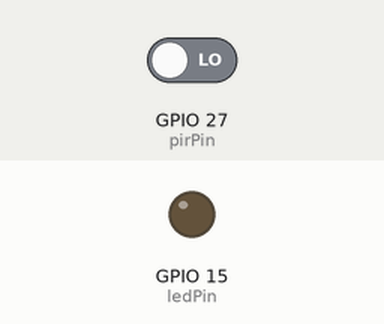
This sketch was run on a simulated ESP32. Shown: output pins drawn as LEDs (lit = HIGH). The test bench sets the inputs (shaded band); at power-on: GPIO 27 (pirPin) LOW. What the sketch prints to the serial monitor is not drawn.

Above: at 1.2 s.
1.3 s: GPIO 27 (pirPin) driven HIGH
At 1.9 s:
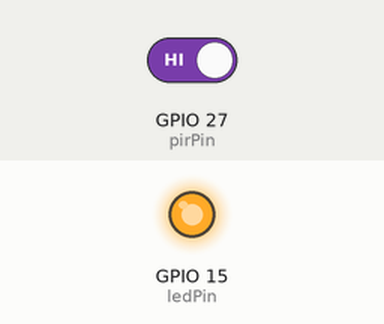
2.9 s: GPIO 27 (pirPin) driven LOW
At 4.4 s:
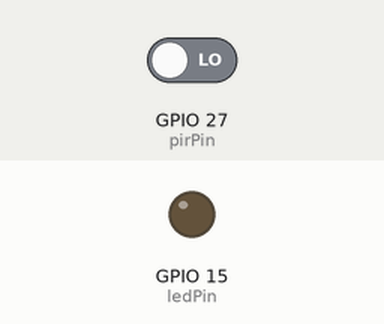
Timing chart, 0 to 5.9 s (numbered marks = the images above; inputs shaded):
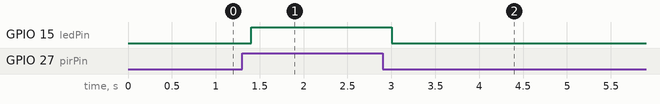

The sketch:

pir_led.ino
```cpp
const int pirPin = 27;
const int ledPin = 15;

void setup() {
  Serial.begin(115200);
  pinMode(pirPin, INPUT);
  pinMode(ledPin, OUTPUT);
  digitalWrite(ledPin, LOW);
  Serial.println("시스템 준비 완료. 움직임을 기다립니다...");
}

void loop() {
  int pirState = digitalRead(pirPin);

  if (pirState == HIGH) {
    digitalWrite(ledPin, HIGH);
    Serial.println("움직임 감지! >> LED 켜짐");
  }
  else {
    digitalWrite(ledPin, LOW);
    Serial.println("움직임 없음. >> LED 꺼짐");
  }

  delay(200);
}
```

Measured:
- after the input at 1.3 s, GPIO 15 (ledPin): LOW → HIGH after 0.10 s
- after the input at 2.9 s, GPIO 15 (ledPin): HIGH → LOW after 0.11 s
